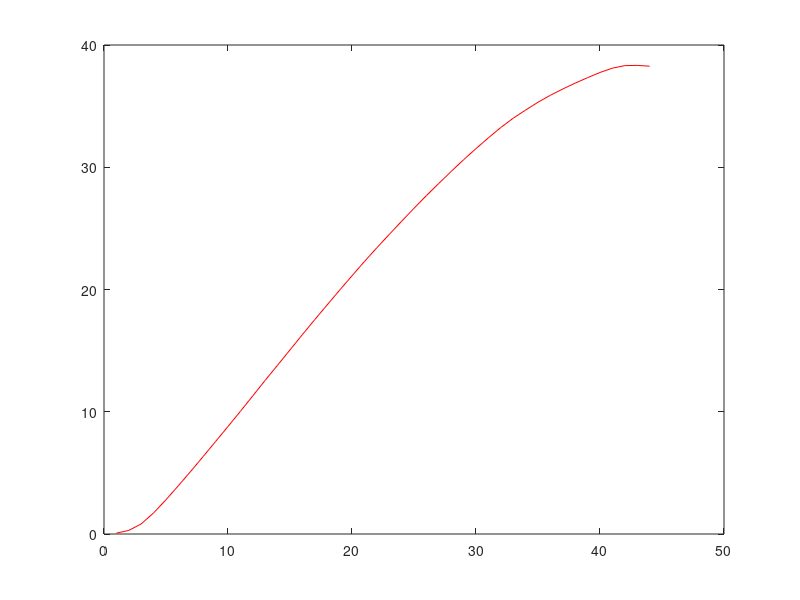

Write MATLAB code to recreate this figure.
K=45;
T1=14;
T2=11;
Tp=0.1;

s = tf('s');
ciagly = tf(K,[T1*T2 T1+T2 1]);
dyskretny = c2d(ciagly, Tp, 'zoh');

load('data/0_255_9s.mat');
y=y/255;

figure;
hold on;
grid;
step(dyskretny, 0:Tp:45);
plot(y, 'r');
hold off;
